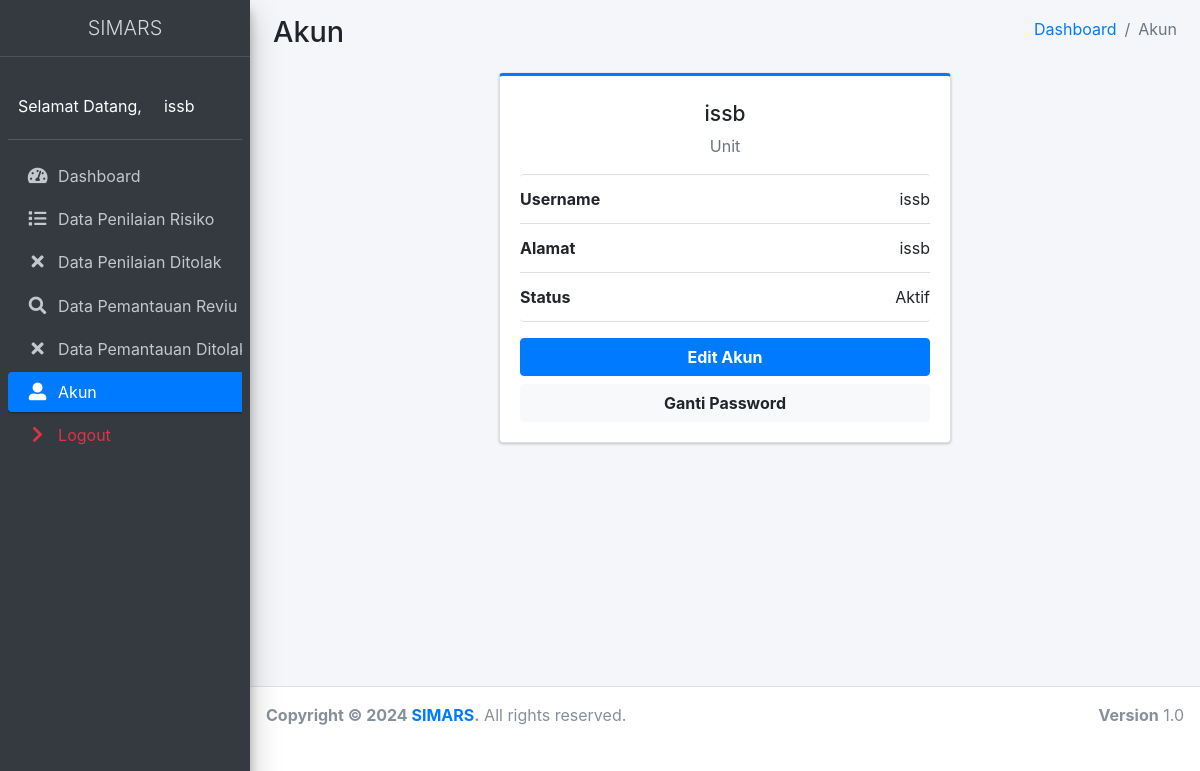
The page /pages/account/index.php (signed in) on the database its author committed.
### tables this page shows
CREATE TABLE `users` (
  `id` int(11) NOT NULL,
  `direktorat_id` int(11) DEFAULT NULL,
  `unit_id` int(11) DEFAULT NULL,
  `username` varchar(255) NOT NULL,
  `password` varchar(255) NOT NULL,
  `name` varchar(255) NOT NULL,
  `address` varchar(255) NOT NULL,
  `is_active` tinyint(1) NOT NULL,
  `role` enum('admin','direksi','unit') DEFAULT NULL
);

### enum/URLEnum.php (called while the page is built, shortened)
<?php
class URLEnum
{
    public static function getDashboardURL()
    {
        return self::BASE_URL . '/';
    }
    public static function getEditAccountURL()
    {
        return self::BASE_URL . '/pages/account/edit.php';
    }
    public static function getChangePasswordURL()
    {
        return self::BASE_URL . '/pages/account/change-password.php';
    }
}

### models/UsersModel.php (called while the page is built, shortened)
<?php
include_once $_SERVER['DOCUMENT_ROOT'] . '/smr/config/DBConnect.php';
class UsersModel
{
    private $dbConnect;
    public function __construct()
    {
        $this->dbConnect = new DBConnect();
    }
    public function getUserDetail($username)
    {
        $stmt = $this->dbConnect->connection->prepare("SELECT
            users.*,
            units.unit as unit,
            direktorat.name as directorate_name
        FROM users
        LEFT JOIN units ON users.unit_id = units.id
        LEFT JOIN direktorat ON users.direktorat_id = direktorat.id
        WHERE username = ?");
        $stmt->bind_param("s", $username);
        $stmt->execute();
        $result = $stmt->get_result();
        return $result->fetch_array(MYSQLI_ASSOC);
    }
}

### config/DBConnect.php (called while the page is built, shortened)
<?php
class DBConnect
{
    private $host = "localhost";
    private $username = "root";
    private $password = "";
    private $database = "smr";
    function __construct()
    {
        $this->connection = mysqli_connect($this->host, $this->username, $this->password, $this->database);
    }
}

### pages/account/index.php (the view, shortened to what this page needs)
<?php
$pageName = PageNameEnum::AKUN;
include_once $_SERVER['DOCUMENT_ROOT'] . '/smr/pages/templates/header.php';
include_once $_SERVER['DOCUMENT_ROOT'] . '/smr/pages/templates/sidebar.php';
require_once($_SERVER['DOCUMENT_ROOT'] . '/smr/models/UsersModel.php');
$usersModel = new UsersModel();
$userData = $usersModel->getUserDetail($_SESSION['username']);
?>
<div class="content-wrapper">
    <section class="content-header">
        <div class="container-fluid">
            <div class="row mb-2">
                <div class="col-sm-6">
                    <h1><?= $pageName ?></h1>
                </div>
                <div class="col-sm-6">
                    <ol class="breadcrumb float-sm-right">
                        <li class="breadcrumb-item"><a href="<?= URLEnum::getDashboardURL() ?>"><?= PageNameEnum::DASHBOARD ?></a></li>
                        <li class="breadcrumb-item active"><?= $pageName ?></li>
                    </ol>
                </div>
            </div>
        </div>
    </section>
    <section class="content">
        <div class="container-fluid d-flex justify-content-center">
            <div class="card card-primary card-outline w-50">
                <div class="card-body box-profile">
                    <h3 class="profile-username text-center "><?= $userData['name'] ?></h3>
                    <p class="text-muted text-center text-capitalize"><?= $userData['role'] ?></p>
                    <ul class="list-group list-group-unbordered mb-3">
                        <li class="list-group-item">
                            <b>Username</b> <a class="float-right"><?= $userData['username'] ?></a>
                        </li>
                        <li class="list-group-item">
                            <b>Alamat</b> <a class="float-right"><?= $userData['address'] ?></a>
                        </li>
                        <li class="list-group-item">
                            <b>Status</b> <a class="float-right"><?= $userData['is_active'] ? "Aktif" : "Tidak Aktif" ?></a>
                        </li>
                    </ul>
                    <a href="<?= URLEnum::getEditAccountURL() ?>" class="btn btn-primary btn-block"><b>Edit Akun</b></a>
                    <a href="<?= URLEnum::getChangePasswordURL() ?>" class="btn btn-light btn-block"><b>Ganti Password</b></a>
                </div>
            </div>
        </div>
    </section>
</div>
<?php include_once $_SERVER['DOCUMENT_ROOT'] . '/smr/pages/templates/footer.php' ?>

### rows shown on the page
users: name "issb", role "Unit", username "issb", address "issb"

### other values the page prints
$companyName "SIMARS"
$_SESSION['name'] "issb"
PageNameEnum::DASHBOARD "Dashboard"
PageNameEnum::DATA_PENILAIAN_RISIKO "Data Penilaian Risiko"
PageNameEnum::DATA_PEMANTAUAN_REVIU "Data Pemantauan Reviu"
PageNameEnum::AKUN "Akun"
PageNameEnum::LOGOUT "Logout"
$pageName "Akun"
